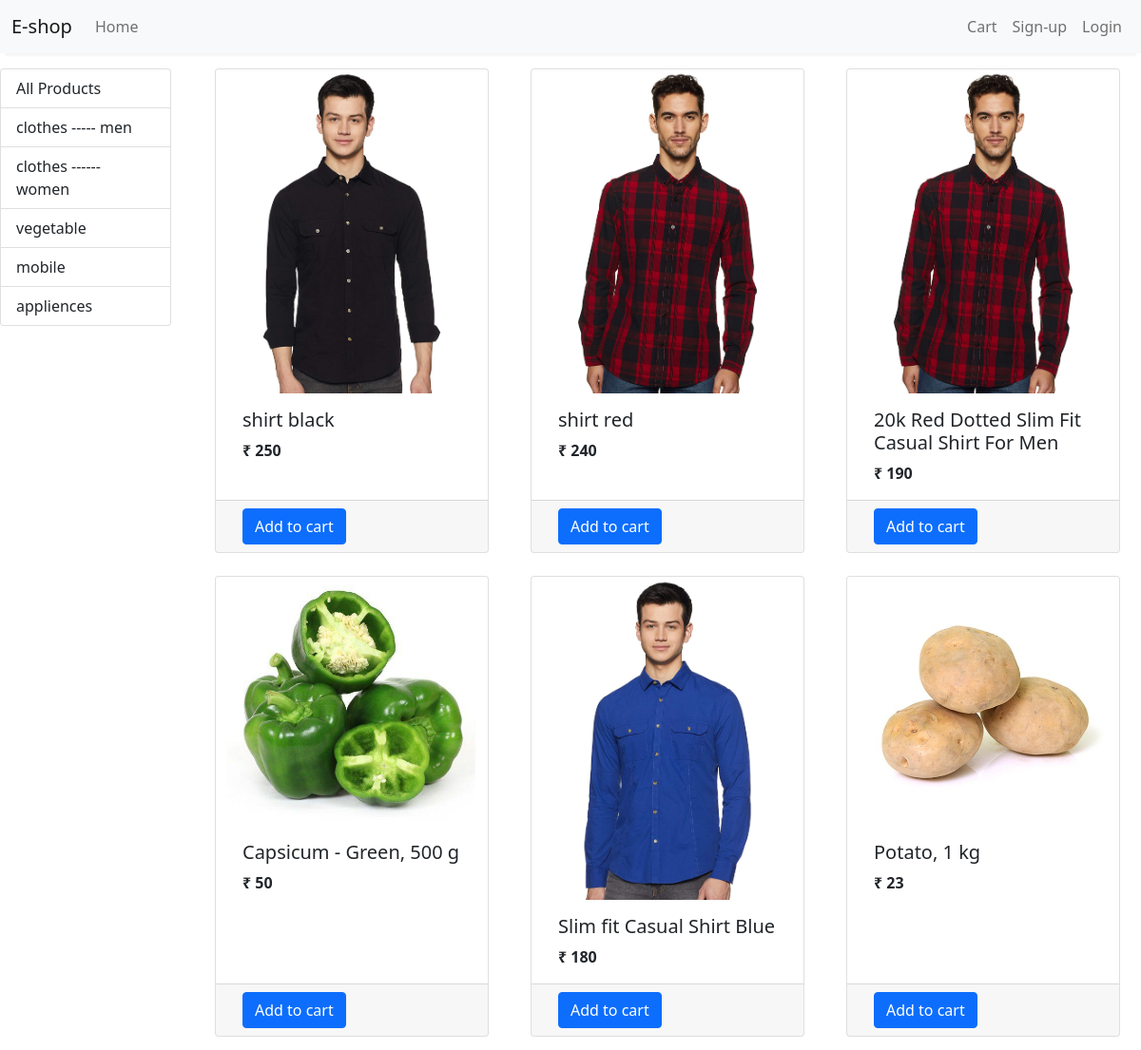
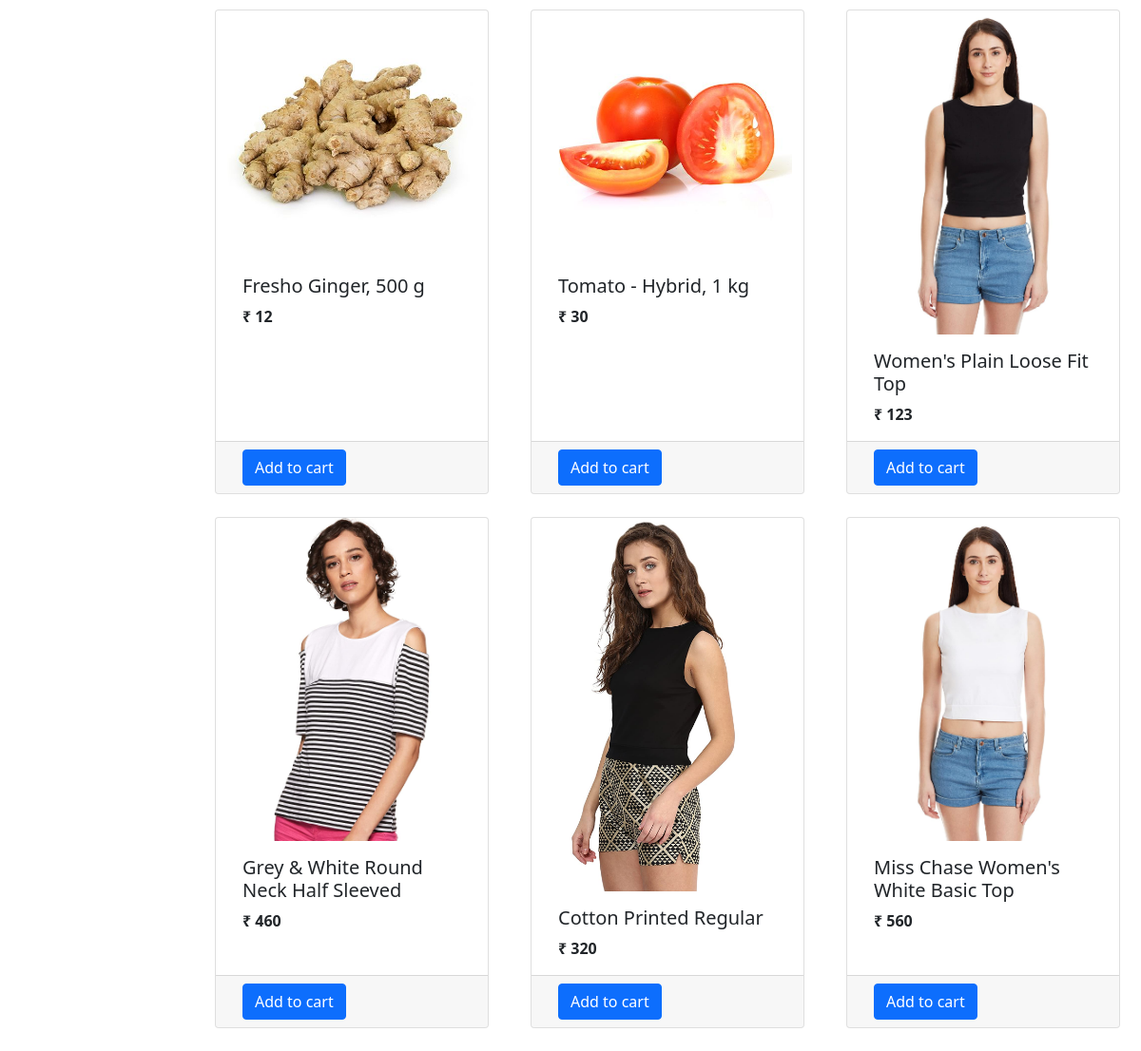
The page / on the database its author committed (2 pictures, top to bottom).
### store/models/category.py (models this page shows)
class Category(models.Model):
    name=models.CharField(max_length=20)
    @staticmethod
    def get_all_category():
        return Category.objects.all()
    def __str__(self) -> str:
        return self.name

### store/models/product_models.py (models this page shows, shortened)
class Product(models.Model):
    name=models.CharField(max_length=50)
    price=models.IntegerField(default=0)
    category= models.ForeignKey(Category,on_delete=models.CASCADE,default=1)
    description=models.CharField(max_length=200,default='',null=True,blank=True)
    image=models.ImageField(upload_to='uploads/product/')
    @staticmethod
    def get_all_product():
        return Product.objects.all()

### store/views/home.py (the view, shortened to what this page needs)
# urls.py: path('',Index.as_view(),name="homepage"),
class Index(View):
    def get(self,request):
        cart=request.session.get('cart')
        if not cart:
            request.session['cart']={}
        products=Product.get_all_product()
        category=Category.get_all_category()
        category_id=request.GET.get('category')
        if category_id:
            products=Product.get_all_product_by_category_id(category_id)
        return render(request,'index.html',{'products':products,"categories":category})

### store/templatetags/cart.py (called while the page is built)
@register.filter(name='is_in_cart')
def is_in_cart(product,cart):
    keys = cart.keys()
    for id in keys:
        if int(id) == product.id:
            return True
    return False

### store/templatetags/custom_filter.py (called while the page is built)
@register.filter(name='rupee')
def rupee(number):
    return "₹ "+str(number)

### store/templates/index.html (shortened to what this page needs)
{% extends 'base.html' %}
{% block content %}
{% load cart %}
{% load custom_filter %}
<div class="row">
    <div class="container-fluid mt-3">
        <div class="row">
            <div class="col-lg-2 mx-auto">
                <div class="list-group ">
                    <a href="/" class="list-group-item list-group-item-action">All Products</a>
                    {% for category in categories %}
                    <a href="/?category={{category.id}}" class="list-group-item list-group-item-action">{{category}}</a>
                    {% endfor %}
                </div>
            </div>
            <div class="col-lg-10">
                <div class="row mx-auto">
                    {% for product in products %}
                    <div class="card mx-auto mb-4" id={{product.id}} style="width: 18rem;">
                        <img src="/media/{{product.image}}" class="card-img-top" alt="...">
                        <div class="card-body ">
                            <h5 class="card-title">{{product.name}}</h5>
                            <p class="card-text"><b>{{product.price|rupee}}</b></p>
                        </div>
                        <div class="card-footer row no-gutters">
                            {% if not product|is_in_cart:request.session.cart %}
                            <form action="/#{{product.id}}" method="post" class="btn-block">
                                <input type="submit" class="btn btn-primary" value="Add to cart">
                            </form>
{% endif %}
                        </div>
                    </div>
                    {% endfor %}
                </div>
            </div>
        </div>
    </div>
</div>
{% endblock %}

### store/templates/base.html (shortened to what this page needs)
<!doctype html>
<html lang="en">
<head>
  <link href="https://cdn.jsdelivr.net/npm/bootstrap@5.0.2/dist/css/bootstrap.min.css" rel="stylesheet"
>
</head>
<body>
  <nav class="one-edge-shadow sticky-top navbar navbar navbar-expand-lg navbar-light bg-light">
    <div class="container-fluid">
      <a class="navbar-brand" href="/">E-shop</a>
      <div class="collapse navbar-collapse" id="navbarSupportedContent">
        <ul class="navbar-nav me-auto my-2 my-lg-0">
          <li class="nav-item">
            <a class="nav-link" aria-current="page" href="#">Home</a>
          </li>
        </ul>
        <ul class="navbar-nav my-2 my-lg-0">
          <li class="nav-item">
            <a class="nav-link" href="/cart">Cart</a>
          </li>
          {% if request.session.customer %}
          <li class="nav-item">
            <p class="nav-link">Hello !! {{request.session.name}}</p>
          </li>
          <li class="nav-item">
            <a class="nav-link" href="/orders">Orders</a>
          </li>
          <li class="nav-item">
            <a class="nav-link" href="/logout">Log-out</a>
          </li>
          {% else %}
          <li class="navbar-nav my-2 my-lg-0">
            <a class="nav-link" href="/sign_up/">Sign-up</a>
          </li>
          <li class="nav-item">
            <a class="nav-link" href="/login/">Login</a>
          </li>
          {% endif %}
        </ul>
      </div>
    </div>
  </nav>
  {% block content %}{% endblock %}
</body>
</html>

### store/templates/base.html (style rules this page uses)
nav { background-color: white; }
.one-edge-shadow { box-shadow: 0 8px 2px -5px rgb(246, 245, 245); }

### rows shown on the page
Category: name "clothes ----- men"
Category: name "clothes ------ women"
Category: name "vegetable"
Category: name "mobile"
Category: name "appliences"
Product: image (picture), name "shirt black", price "₹ 250"
Product: image (picture), name "shirt red", price "₹ 240"
Product: image (picture), name "20k Red Dotted Slim Fit Casual Shirt For Men", price "₹ 190"
Product: image (picture), name "Capsicum - Green, 500 g", price "₹ 50"
Product: image (picture), name "Slim fit Casual Shirt Blue", price "₹ 180"
Product: image (picture), name "Potato, 1 kg", price "₹ 23"
Product: image (picture), name "Fresho Ginger, 500 g", price "₹ 12"
Product: image (picture), name "Tomato - Hybrid, 1 kg", price "₹ 30"
Product: image (picture), name "Women's Plain Loose Fit Top", price "₹ 123"
Product: image (picture), name "Grey & White Round Neck Half Sleeved", price "₹ 460"
Product: image (picture), name "Cotton Printed Regular", price "₹ 320"
Product: image (picture), name "Miss Chase Women's White Basic Top", price "₹ 560"
